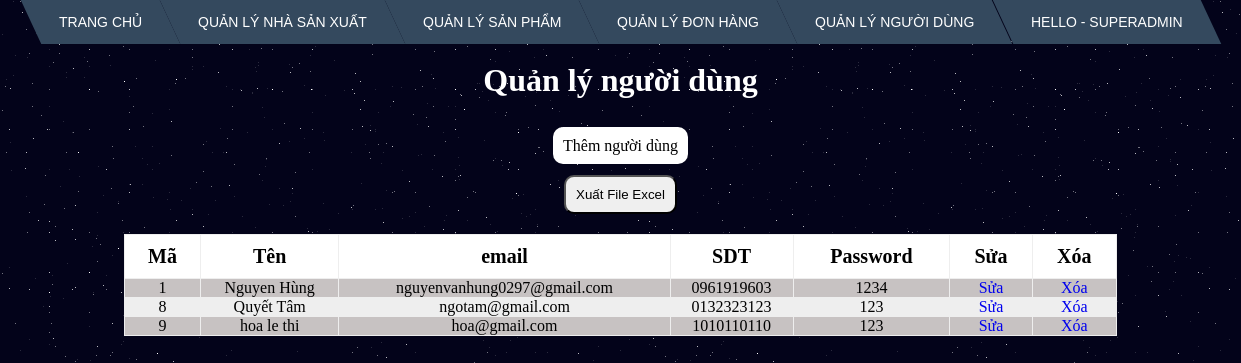
Before: /admin/customers/index.php (signed in) with the older database file.
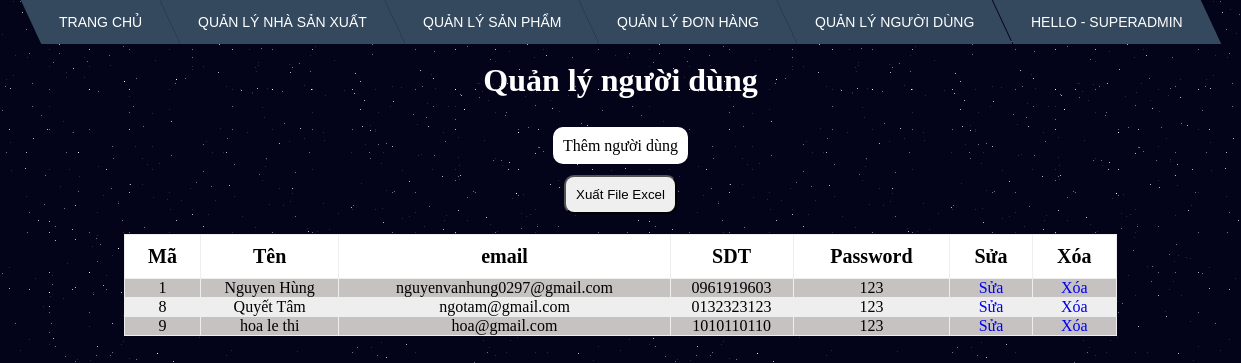
After: the same page with the newer database file.
### tables this page shows
CREATE TABLE `customers` (
  `id` int(11) NOT NULL,
  `name` varchar(50) NOT NULL,
  `email` varchar(50) NOT NULL,
  `password` varchar(200) NOT NULL,
  `phone_number` varchar(15) NOT NULL,
  `address` varchar(200) NOT NULL,
  `token` varchar(50) DEFAULT NULL
);

### admin/customers/index.php (the view, shortened to what this page needs)
<!DOCTYPE html>
<html lang="en">
<head>
    <link rel="stylesheet" href="../css/menu.css">
    <link rel="stylesheet" href="../css/table.css">
    <link rel="stylesheet" href="../css/bg-galaxy.css">
</head>
<body>
    <?php include '../menu.php' ?>
    <br>
    <h1>Quản lý người dùng</h1>
    <br>
    <div class="btn"><a href="form_insert.php">Thêm người dùng </a> <br>
        <button class="btn-success" style="padding:10px; border-radius:10px; margin-top:20px">
            Xuất File Excel
        </button>
    </div>
    <?php
    include '../connect.php';
    $sql = 'select * from customers';
    $result = mysqli_query($connect, $sql)
    ?>
    <table border="1" width="100%" id="table2excel">
        <tr>
            <th>Mã</th>
            <th>Tên</th>
            <th>email</th>
            <th>SDT</th>
            <th>Password</th>
            <th>Sửa</th>
            <th>Xóa</th>
        </tr>
        <?php foreach ($result as $each) : ?>
            <tr>
                <td> <?php echo $each['id'] ?></td>
                <td> <?php echo $each['name'] ?></td>
                <td> <?php echo $each['email'] ?></td>
                <td> <?php echo $each['phone_number'] ?></td>
                <td> <?php echo $each['password'] ?></td>
                <td>
                    <a href="form_update.php?id=<?php echo $each['id'] ?> ">
                        Sửa
                    </a>
                </td>
                <td>
                    <a href="delete.php?id=<?php echo $each['id'] ?>">
                        Xóa
                    </a>
                </td>
            </tr>
        <?php endforeach ?>
    </table>
</body>
</html>

### admin/menu.php (shortened to what this page needs)
<ul class="menu cf">
    <li><a href="../root">Trang chủ</a></li>
    <li><a href="../manufacture">Quản lý nhà sản xuất</a></li>
    <li><a href="../products">Quản lý sản phẩm </a></li>
    <li><a href="../orders">Quản lý đơn hàng </a>
    </li>
    <li><a href="../customers">Quản lý người dùng </a></li>
    <li><a>Hello - <?php echo $_SESSION['name'] ?></a>
    </li>
</ul>

### admin/css/menu.css (style rules this page uses)
.cf:before, .cf:after { content: " "; display: table; }
.cf:after { clear: both; }
.cf { *zoom: 1; }
.menu, .submenu { margin: 0; padding: 0; list-style: none; }
.menu { margin:auto; width: 800px; width: -moz-fit-content; width: -webkit-fit-content; width: fit-content; }
.menu > li { background: #34495e; float: left; position: relative; transform: skewX(25deg); }
.menu a { display: block; color: #fff; text-transform: uppercase; text-decoration: none; font-family: Arial, Helvetica; font-size: 14px; }
.menu > li > a { transform: skewX(-25deg); padding: 1em 2em; }
h1 { color: #fff; }

### admin/css/table.css (style rules this page uses)
* { margin: 0; padding: 0; box-sizing: border-box; }
table { margin: auto; width: 80%; border:none; border-collapse: collapse; }
h1 { text-align: center; }
tr { text-align: center; }
tr:nth-child(odd) { background-color: #EEEEEE; }
tr:nth-child(even) { background-color: #c7c2c2; }
tr:first-child { background-color: #ffffff; }
tr:first-child th { padding: 10px; font-size: 20px; }
.btn { text-align: center; border-radius: 50%; margin: 20px; }
.btn a { width: 30px; padding: 10px; background: rgb(255, 255, 255); border-radius: 10px; color: #000000; }
a { text-decoration: none; }

### admin/css/bg-galaxy.css (style rules this page uses)
body { background-color: #03031A; }

Changed rows visible on the page:
changed customers "Nguyen Hùng": password "1234" → "123"
